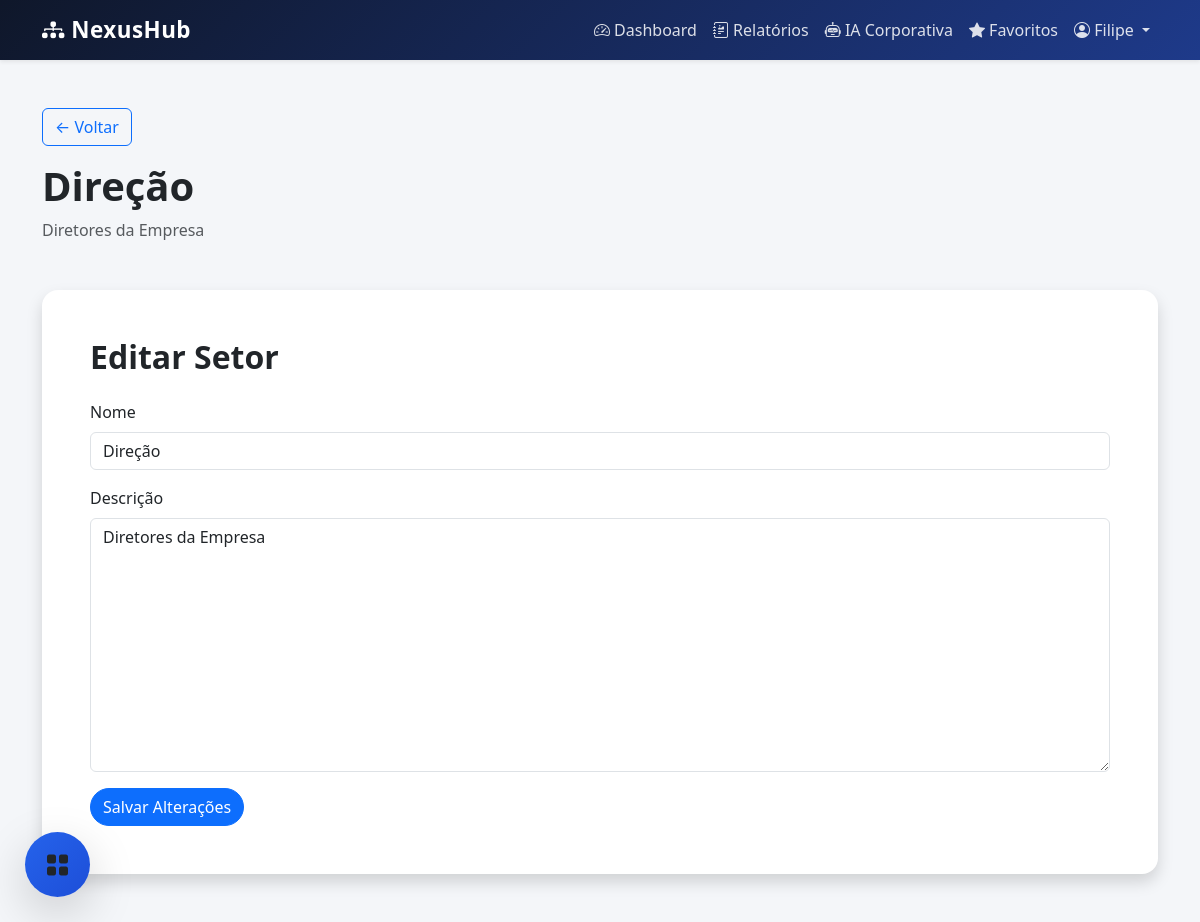
Page /setores/editar/1/ (signed in) on the earlier database version.
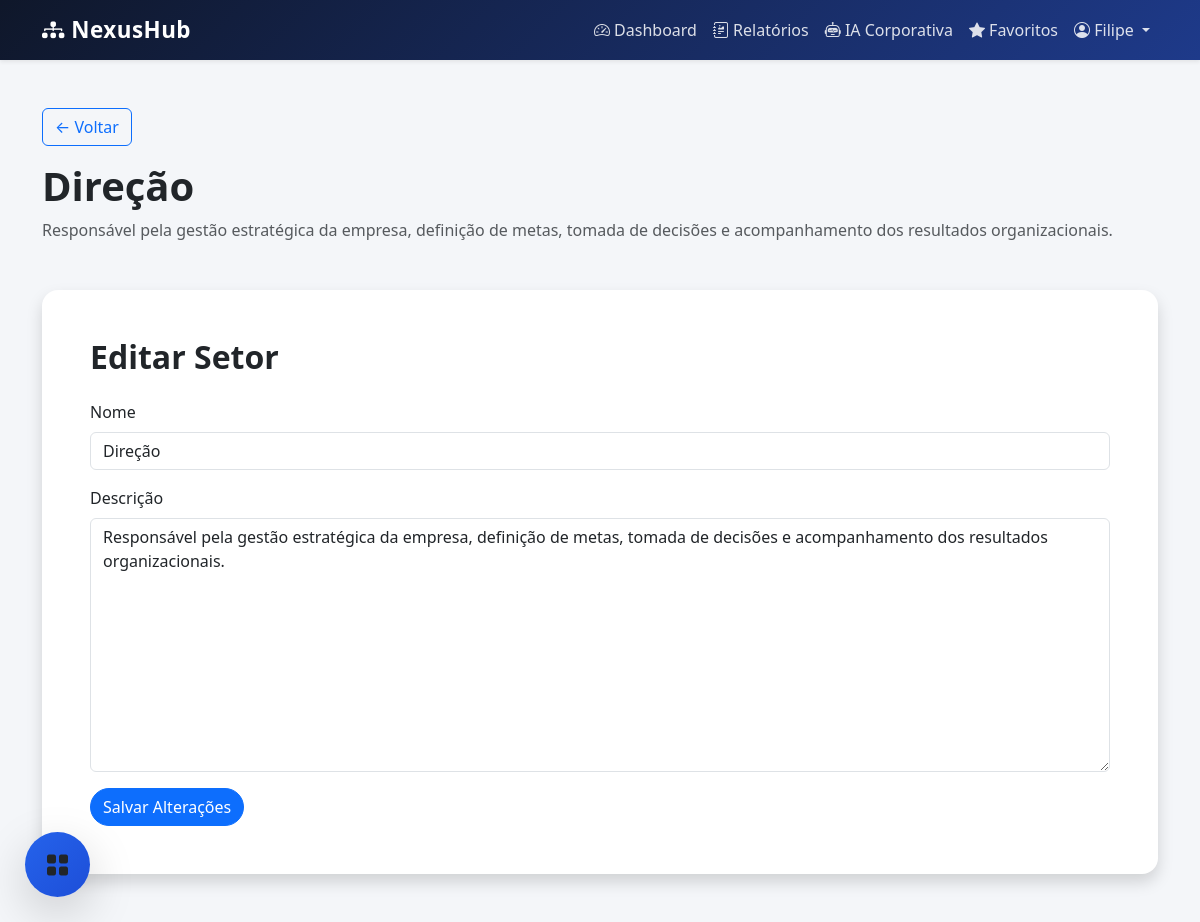
Same page on the later database version.
### setores/models.py (models this page shows, shortened)
class Setor(models.Model):
    nome = models.CharField(max_length=100)
    descricao = models.TextField(blank=True)
    class Meta:
        verbose_name = 'Setor'
        verbose_name_plural = 'Setores'

### setores/views.py (the view)
@login_required
def editar_setor(request, setor_id):
    if not (
        request.user.is_superuser
        or is_administrador(request.user)
    ):
        return redirect('home')
    setor = get_object_or_404(
        Setor,
        id=setor_id
    )
    if request.method == 'POST':
        form = SetorForm(
            request.POST,
            instance=setor
        )
        if form.is_valid():
            form.save()
            return redirect('home')
    else:
        form = SetorForm(instance=setor)
    return render(
        request,
        'setores/editar_setor.html',
        {
            'form': form,
            'setor': setor
        }
    )

### setores/forms.py
class SetorForm(forms.ModelForm):
    class Meta:
        model = Setor
        fields = [
            'nome',
            'descricao'
        ]
    def __init__(self, *args, **kwargs):
        super().__init__(*args, **kwargs)
        for field in self.fields.values():
            field.widget.attrs.update({
                'class': 'form-control'
            })

### templates/setores/editar_setor.html (shortened to what this page needs)
{% extends 'base.html' %}
{% block content %}
<div class="container py-5">
    <div class="mb-5">
        <a href="/" class="btn btn-outline-primary mb-3">
            ← Voltar
        </a>
        <h1 class="fw-bold">
            {{ setor.nome }}
        </h1>
        <p class="text-muted">
            {{ setor.descricao }}
        </p>
    </div>
    <div class="card shadow border-0 rounded-4">
        <div class="card-body p-5">
            <h2 class="fw-bold mb-4">
                Editar Setor
            </h2>
            <form method="POST">
                <div class="mb-3">
                    <label class="form-label">
                        Nome
                    </label>
                    {{ form.nome }}
                </div>
                <div class="mb-3">
                    <label class="form-label">
                        Descrição
                    </label>
                    {{ form.descricao }}
                </div>
                <button type="submit"
                        class="btn btn-primary rounded-pill">
                    Salvar Alterações
                </button>
            </form>
        </div>
    </div>
</div>
{% endblock %}

Differences in the rows shown:
changed Setor "Direção": descricao "Diretores da Empresa" → "Responsável pela gestão estratégica da empresa, definição de metas, tomada de decisões e acompanhamento dos resultados organizacionais."
